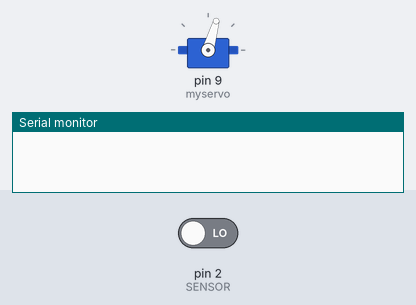
Recording of a sketch running on a simulated Arduino Uno, built with avr-gcc and run on an emulated ATmega328P. Parts: servo, the last lines printed to the serial monitor. The test bench sets the inputs (shaded band); at power-on: pin 2 (SENSOR) LOW.

Above: at 0.05 s.
At 4.4 s:
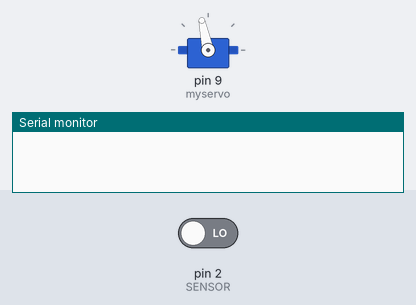
At 7.5 s:
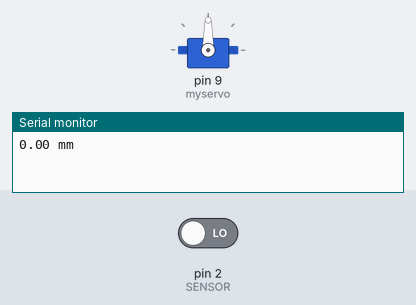
Timing chart, 0 to 9.8 s (numbered marks = the images above):
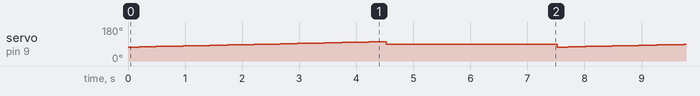

The sketch:

distVel.ino
```cpp
#include <Servo.h>
#define SENSOR 2
#define PERIMETRO 386.0
#define PULSOS 24.0

int cont = 0;
int i = 0;
float distancia = 0.0;

Servo myservo;

void contaPulsoUp() {
  cont++;
}

void contaPulsoDown() {
  cont--;
}

void setup() {
  Serial.begin(115200);
  pinMode(SENSOR, INPUT);
  myservo.attach(9);

}

void loop() {
  for(i = 1300; i <= 1600; i += 1){
    myservo.writeMicroseconds(i);
    //Serial.println(i);
    if(i > 1474){
      attachInterrupt(digitalPinToInterrupt(SENSOR), contaPulsoUp, RISING);
      delay(15);
    }
    if (i < 1474){
      attachInterrupt(digitalPinToInterrupt(SENSOR), contaPulsoDown, RISING);
      delay(15);
    }
  }
    myservo.writeMicroseconds(1474);
    distancia = (PERIMETRO * cont) / PULSOS;
    Serial.print(distancia);
    Serial.println(" mm");
    delay(3000);
    //myservo.write(90);
}
```
